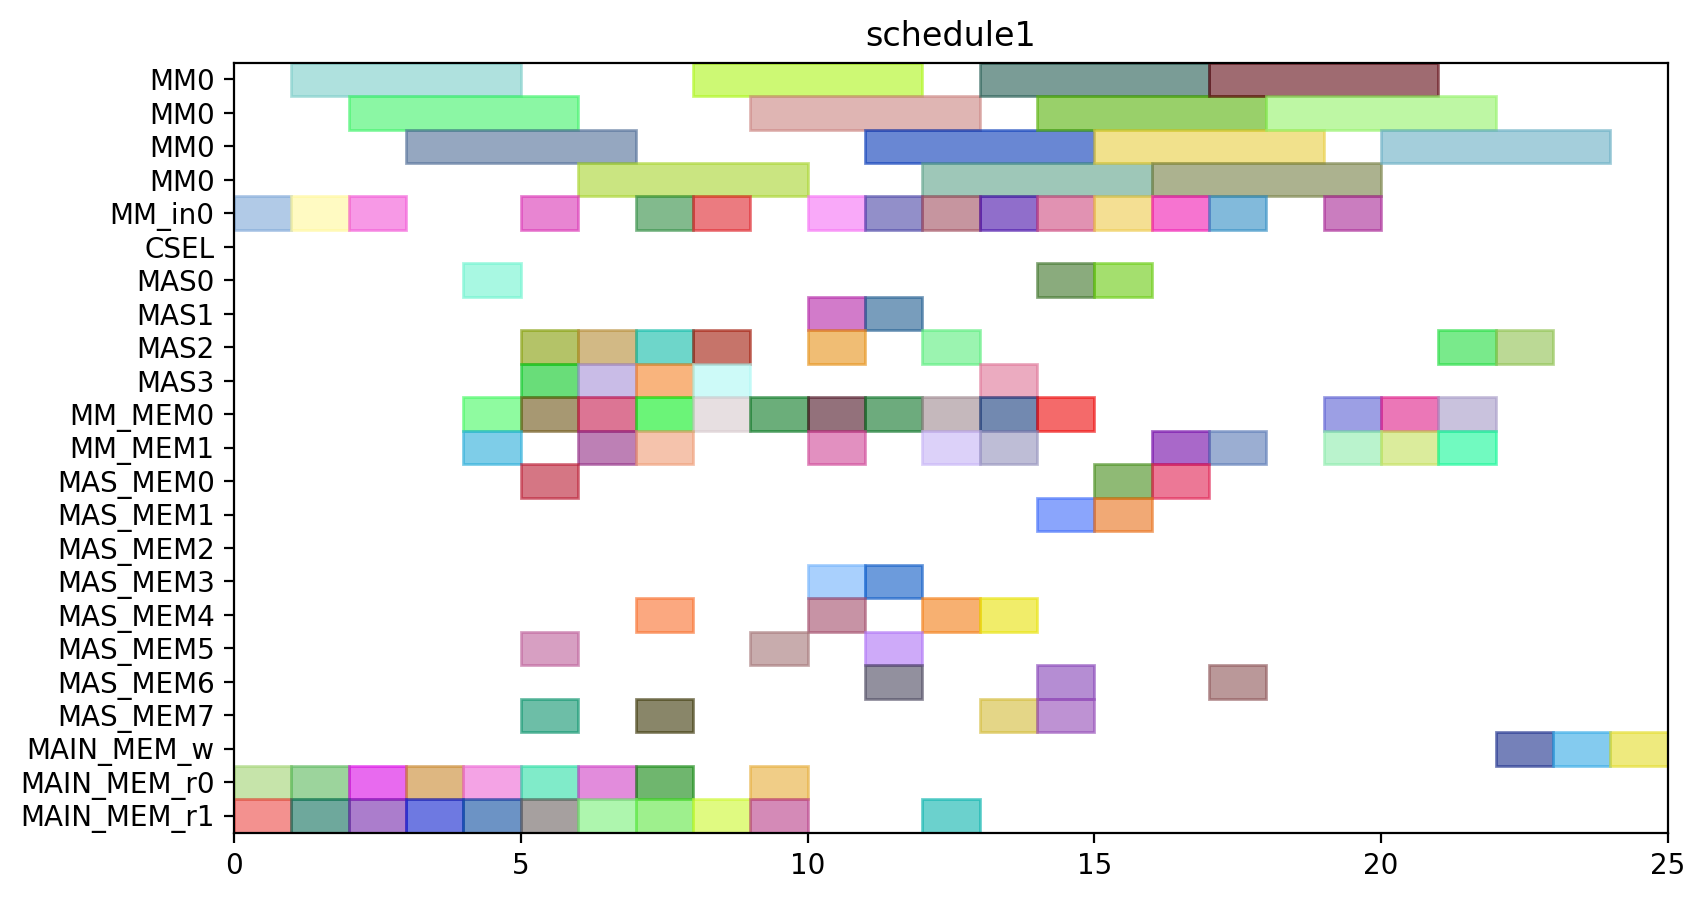

This chart was generated by the following Python code:
from pyschedule import Scenario, solvers, plotters, alt


def solve():
	horizon = 140
	S = Scenario("schedule1", horizon=horizon)

	# resource
	MM = S.Resources('MM', num=1, size=4)
	MM_in = S.Resources('MM_in', num=1)
	CSEL = S.Resource('CSEL')
	MAS = S.Resources('MAS', num=4, size=1, periods=range(1, horizon))
	MM_MEM = S.Resources('MM_MEM', num=2)
	MAS_MEM = S.Resources('MAS_MEM', num=8)
	MAIN_MEM_w = S.Resource('MAIN_MEM_w', size=1)
	MAIN_MEM_r = S.Resources('MAIN_MEM_r', num=2)

	# result of previous scheduling
	t0_in = S.Task('t0_in', length=1, delay_cost=1)
	S += t0_in >= 0
	t0_in += MM_in[0]

	t0_mem0 = S.Task('t0_mem0', length=1, delay_cost=1)
	S += t0_mem0 >= 0
	t0_mem0 += MAIN_MEM_r[0]

	t0_mem1 = S.Task('t0_mem1', length=1, delay_cost=1)
	S += t0_mem1 >= 0
	t0_mem1 += MAIN_MEM_r[1]

	t0 = S.Task('t0', length=4, delay_cost=1)
	S += t0 >= 1
	t0 += MM[0]

	t2_in = S.Task('t2_in', length=1, delay_cost=1)
	S += t2_in >= 1
	t2_in += MM_in[0]

	t2_mem0 = S.Task('t2_mem0', length=1, delay_cost=1)
	S += t2_mem0 >= 1
	t2_mem0 += MAIN_MEM_r[0]

	t2_mem1 = S.Task('t2_mem1', length=1, delay_cost=1)
	S += t2_mem1 >= 1
	t2_mem1 += MAIN_MEM_r[1]

	t1_in = S.Task('t1_in', length=1, delay_cost=1)
	S += t1_in >= 2
	t1_in += MM_in[0]

	t1_mem0 = S.Task('t1_mem0', length=1, delay_cost=1)
	S += t1_mem0 >= 2
	t1_mem0 += MAIN_MEM_r[0]

	t1_mem1 = S.Task('t1_mem1', length=1, delay_cost=1)
	S += t1_mem1 >= 2
	t1_mem1 += MAIN_MEM_r[1]

	t2 = S.Task('t2', length=4, delay_cost=1)
	S += t2 >= 2
	t2 += MM[0]

	t1 = S.Task('t1', length=4, delay_cost=1)
	S += t1 >= 3
	t1 += MM[0]

	t3_mem0 = S.Task('t3_mem0', length=1, delay_cost=1)
	S += t3_mem0 >= 3
	t3_mem0 += MAIN_MEM_r[0]

	t3_mem1 = S.Task('t3_mem1', length=1, delay_cost=1)
	S += t3_mem1 >= 3
	t3_mem1 += MAIN_MEM_r[1]

	t18_mem0 = S.Task('t18_mem0', length=1, delay_cost=1)
	S += t18_mem0 >= 4
	t18_mem0 += MM_MEM[0]

	t18_mem1 = S.Task('t18_mem1', length=1, delay_cost=1)
	S += t18_mem1 >= 4
	t18_mem1 += MM_MEM[1]

	t3 = S.Task('t3', length=1, delay_cost=1)
	S += t3 >= 4
	t3 += MAS[0]

	t4_mem0 = S.Task('t4_mem0', length=1, delay_cost=1)
	S += t4_mem0 >= 4
	t4_mem0 += MAIN_MEM_r[0]

	t4_mem1 = S.Task('t4_mem1', length=1, delay_cost=1)
	S += t4_mem1 >= 4
	t4_mem1 += MAIN_MEM_r[1]

	t13_mem0 = S.Task('t13_mem0', length=1, delay_cost=1)
	S += t13_mem0 >= 5
	t13_mem0 += MAIN_MEM_r[0]

	t13_mem1 = S.Task('t13_mem1', length=1, delay_cost=1)
	S += t13_mem1 >= 5
	t13_mem1 += MAIN_MEM_r[1]

	t18 = S.Task('t18', length=1, delay_cost=1)
	S += t18 >= 5
	t18 += MAS[3]

	t19_mem0 = S.Task('t19_mem0', length=1, delay_cost=1)
	S += t19_mem0 >= 5
	t19_mem0 += MM_MEM[0]

	t19_mem1 = S.Task('t19_mem1', length=1, delay_cost=1)
	S += t19_mem1 >= 5
	t19_mem1 += MAS_MEM[7]

	t4 = S.Task('t4', length=1, delay_cost=1)
	S += t4 >= 5
	t4 += MAS[2]

	t5_in = S.Task('t5_in', length=1, delay_cost=1)
	S += t5_in >= 5
	t5_in += MM_in[0]

	t5_mem0 = S.Task('t5_mem0', length=1, delay_cost=1)
	S += t5_mem0 >= 5
	t5_mem0 += MAS_MEM[0]

	t5_mem1 = S.Task('t5_mem1', length=1, delay_cost=1)
	S += t5_mem1 >= 5
	t5_mem1 += MAS_MEM[5]

	t13 = S.Task('t13', length=1, delay_cost=1)
	S += t13 >= 6
	t13 += MAS[2]

	t14_mem0 = S.Task('t14_mem0', length=1, delay_cost=1)
	S += t14_mem0 >= 6
	t14_mem0 += MAIN_MEM_r[0]

	t14_mem1 = S.Task('t14_mem1', length=1, delay_cost=1)
	S += t14_mem1 >= 6
	t14_mem1 += MAIN_MEM_r[1]

	t19 = S.Task('t19', length=1, delay_cost=1)
	S += t19 >= 6
	t19 += MAS[3]

	t5 = S.Task('t5', length=4, delay_cost=1)
	S += t5 >= 6
	t5 += MM[0]

	t6_mem0 = S.Task('t6_mem0', length=1, delay_cost=1)
	S += t6_mem0 >= 6
	t6_mem0 += MM_MEM[0]

	t6_mem1 = S.Task('t6_mem1', length=1, delay_cost=1)
	S += t6_mem1 >= 6
	t6_mem1 += MM_MEM[1]

	t11_mem0 = S.Task('t11_mem0', length=1, delay_cost=1)
	S += t11_mem0 >= 7
	t11_mem0 += MM_MEM[0]

	t11_mem1 = S.Task('t11_mem1', length=1, delay_cost=1)
	S += t11_mem1 >= 7
	t11_mem1 += MM_MEM[1]

	t14 = S.Task('t14', length=1, delay_cost=1)
	S += t14 >= 7
	t14 += MAS[3]

	t15_in = S.Task('t15_in', length=1, delay_cost=1)
	S += t15_in >= 7
	t15_in += MM_in[0]

	t15_mem0 = S.Task('t15_mem0', length=1, delay_cost=1)
	S += t15_mem0 >= 7
	t15_mem0 += MAS_MEM[4]

	t15_mem1 = S.Task('t15_mem1', length=1, delay_cost=1)
	S += t15_mem1 >= 7
	t15_mem1 += MAS_MEM[7]

	t6 = S.Task('t6', length=1, delay_cost=1)
	S += t6 >= 7
	t6 += MAS[2]

	t8_mem0 = S.Task('t8_mem0', length=1, delay_cost=1)
	S += t8_mem0 >= 7
	t8_mem0 += MAIN_MEM_r[0]

	t8_mem1 = S.Task('t8_mem1', length=1, delay_cost=1)
	S += t8_mem1 >= 7
	t8_mem1 += MAIN_MEM_r[1]

	t11 = S.Task('t11', length=1, delay_cost=1)
	S += t11 >= 8
	t11 += MAS[3]

	t15 = S.Task('t15', length=4, delay_cost=1)
	S += t15 >= 8
	t15 += MM[0]

	t20_in = S.Task('t20_in', length=1, delay_cost=1)
	S += t20_in >= 8
	t20_in += MM_in[0]

	t20_mem0 = S.Task('t20_mem0', length=1, delay_cost=1)
	S += t20_mem0 >= 8
	t20_mem0 += MM_MEM[0]

	t20_mem1 = S.Task('t20_mem1', length=1, delay_cost=1)
	S += t20_mem1 >= 8
	t20_mem1 += MAIN_MEM_r[1]

	t8 = S.Task('t8', length=1, delay_cost=1)
	S += t8 >= 8
	t8 += MAS[2]

	t20 = S.Task('t20', length=4, delay_cost=1)
	S += t20 >= 9
	t20 += MM[0]

	t7_mem0 = S.Task('t7_mem0', length=1, delay_cost=1)
	S += t7_mem0 >= 9
	t7_mem0 += MM_MEM[0]

	t7_mem1 = S.Task('t7_mem1', length=1, delay_cost=1)
	S += t7_mem1 >= 9
	t7_mem1 += MAS_MEM[5]

	t9_mem0 = S.Task('t9_mem0', length=1, delay_cost=1)
	S += t9_mem0 >= 9
	t9_mem0 += MAIN_MEM_r[0]

	t9_mem1 = S.Task('t9_mem1', length=1, delay_cost=1)
	S += t9_mem1 >= 9
	t9_mem1 += MAIN_MEM_r[1]

	t10_in = S.Task('t10_in', length=1, delay_cost=1)
	S += t10_in >= 10
	t10_in += MM_in[0]

	t10_mem0 = S.Task('t10_mem0', length=1, delay_cost=1)
	S += t10_mem0 >= 10
	t10_mem0 += MAS_MEM[4]

	t10_mem1 = S.Task('t10_mem1', length=1, delay_cost=1)
	S += t10_mem1 >= 10
	t10_mem1 += MAS_MEM[3]

	t16_mem0 = S.Task('t16_mem0', length=1, delay_cost=1)
	S += t16_mem0 >= 10
	t16_mem0 += MM_MEM[0]

	t16_mem1 = S.Task('t16_mem1', length=1, delay_cost=1)
	S += t16_mem1 >= 10
	t16_mem1 += MM_MEM[1]

	t7 = S.Task('t7', length=1, delay_cost=1)
	S += t7 >= 10
	t7 += MAS[2]

	t9 = S.Task('t9', length=1, delay_cost=1)
	S += t9 >= 10
	t9 += MAS[1]

	t10 = S.Task('t10', length=4, delay_cost=1)
	S += t10 >= 11
	t10 += MM[0]

	t16 = S.Task('t16', length=1, delay_cost=1)
	S += t16 >= 11
	t16 += MAS[1]

	t17_mem0 = S.Task('t17_mem0', length=1, delay_cost=1)
	S += t17_mem0 >= 11
	t17_mem0 += MM_MEM[0]

	t17_mem1 = S.Task('t17_mem1', length=1, delay_cost=1)
	S += t17_mem1 >= 11
	t17_mem1 += MAS_MEM[3]

	t28_in = S.Task('t28_in', length=1, delay_cost=1)
	S += t28_in >= 11
	t28_in += MM_in[0]

	t28_mem0 = S.Task('t28_mem0', length=1, delay_cost=1)
	S += t28_mem0 >= 11
	t28_mem0 += MAS_MEM[6]

	t28_mem1 = S.Task('t28_mem1', length=1, delay_cost=1)
	S += t28_mem1 >= 11
	t28_mem1 += MAS_MEM[5]

	t17 = S.Task('t17', length=1, delay_cost=1)
	S += t17 >= 12
	t17 += MAS[2]

	t22_mem0 = S.Task('t22_mem0', length=1, delay_cost=1)
	S += t22_mem0 >= 12
	t22_mem0 += MM_MEM[0]

	t22_mem1 = S.Task('t22_mem1', length=1, delay_cost=1)
	S += t22_mem1 >= 12
	t22_mem1 += MM_MEM[1]

	t23_in = S.Task('t23_in', length=1, delay_cost=1)
	S += t23_in >= 12
	t23_in += MM_in[0]

	t23_mem0 = S.Task('t23_mem0', length=1, delay_cost=1)
	S += t23_mem0 >= 12
	t23_mem0 += MAS_MEM[4]

	t23_mem1 = S.Task('t23_mem1', length=1, delay_cost=1)
	S += t23_mem1 >= 12
	t23_mem1 += MAIN_MEM_r[1]

	t28 = S.Task('t28', length=4, delay_cost=1)
	S += t28 >= 12
	t28 += MM[0]

	t21_mem0 = S.Task('t21_mem0', length=1, delay_cost=1)
	S += t21_mem0 >= 13
	t21_mem0 += MM_MEM[0]

	t21_mem1 = S.Task('t21_mem1', length=1, delay_cost=1)
	S += t21_mem1 >= 13
	t21_mem1 += MM_MEM[1]

	t22 = S.Task('t22', length=1, delay_cost=1)
	S += t22 >= 13
	t22 += MAS[3]

	t23 = S.Task('t23', length=4, delay_cost=1)
	S += t23 >= 13
	t23 += MM[0]

	t25_in = S.Task('t25_in', length=1, delay_cost=1)
	S += t25_in >= 13
	t25_in += MM_in[0]

	t25_mem0 = S.Task('t25_mem0', length=1, delay_cost=1)
	S += t25_mem0 >= 13
	t25_mem0 += MAS_MEM[4]

	t25_mem1 = S.Task('t25_mem1', length=1, delay_cost=1)
	S += t25_mem1 >= 13
	t25_mem1 += MAS_MEM[7]

	t12_mem0 = S.Task('t12_mem0', length=1, delay_cost=1)
	S += t12_mem0 >= 14
	t12_mem0 += MM_MEM[0]

	t12_mem1 = S.Task('t12_mem1', length=1, delay_cost=1)
	S += t12_mem1 >= 14
	t12_mem1 += MAS_MEM[7]

	t21 = S.Task('t21', length=1, delay_cost=1)
	S += t21 >= 14
	t21 += MAS[0]

	t25 = S.Task('t25', length=4, delay_cost=1)
	S += t25 >= 14
	t25 += MM[0]

	t27_in = S.Task('t27_in', length=1, delay_cost=1)
	S += t27_in >= 14
	t27_in += MM_in[0]

	t27_mem0 = S.Task('t27_mem0', length=1, delay_cost=1)
	S += t27_mem0 >= 14
	t27_mem0 += MAS_MEM[6]

	t27_mem1 = S.Task('t27_mem1', length=1, delay_cost=1)
	S += t27_mem1 >= 14
	t27_mem1 += MAS_MEM[1]

	t12 = S.Task('t12', length=1, delay_cost=1)
	S += t12 >= 15
	t12 += MAS[0]

	t27 = S.Task('t27', length=4, delay_cost=1)
	S += t27 >= 15
	t27 += MM[0]

	t29_in = S.Task('t29_in', length=1, delay_cost=1)
	S += t29_in >= 15
	t29_in += MM_in[0]

	t29_mem0 = S.Task('t29_mem0', length=1, delay_cost=1)
	S += t29_mem0 >= 15
	t29_mem0 += MAS_MEM[0]

	t29_mem1 = S.Task('t29_mem1', length=1, delay_cost=1)
	S += t29_mem1 >= 15
	t29_mem1 += MAS_MEM[1]

	t29 = S.Task('t29', length=4, delay_cost=1)
	S += t29 >= 16
	t29 += MM[0]


	# new tasks
	t24 = S.Task('t24', length=4, delay_cost=1)
	t24 += alt(MM)
	t24_in = S.Task('t24_in', length=1, delay_cost=1)
	t24_in += alt(MM_in)
	S += t24_in*MM_in[0]<=t24*MM[0]
	t24_mem0 = S.Task('t24_mem0', length=1, delay_cost=1)
	t24_mem0 += MAS_MEM[0]
	S += 15 < t24_mem0
	S += t24_mem0 <= t24

	t24_mem1 = S.Task('t24_mem1', length=1, delay_cost=1)
	t24_mem1 += MM_MEM[1]
	S += 16 < t24_mem1
	S += t24_mem1 <= t24

	t26 = S.Task('t26', length=4, delay_cost=1)
	t26 += alt(MM)
	t26_in = S.Task('t26_in', length=1, delay_cost=1)
	t26_in += alt(MM_in)
	S += t26_in*MM_in[0]<=t26*MM[0]
	t26_mem0 = S.Task('t26_mem0', length=1, delay_cost=1)
	t26_mem0 += MAS_MEM[6]
	S += 6 < t26_mem0
	S += t26_mem0 <= t26

	t26_mem1 = S.Task('t26_mem1', length=1, delay_cost=1)
	t26_mem1 += MM_MEM[1]
	S += 16 < t26_mem1
	S += t26_mem1 <= t26

	PZ_new = S.Task('PZ_new', length=4, delay_cost=1)
	PZ_new += alt(MM)
	PZ_new_in = S.Task('PZ_new_in', length=1, delay_cost=1)
	PZ_new_in += alt(MM_in)
	S += PZ_new_in*MM_in[0]<=PZ_new*MM[0]
	S += 0<PZ_new

	PZ_new_w = S.Task('PZ_new_w', length=1, delay_cost=1)
	PZ_new_w += alt(MAIN_MEM_w)
	S += PZ_new <= PZ_new_w

	PZ_new_mem0 = S.Task('PZ_new_mem0', length=1, delay_cost=1)
	PZ_new_mem0 += MM_MEM[0]
	S += 19 < PZ_new_mem0
	S += PZ_new_mem0 <= PZ_new

	PZ_new_mem1 = S.Task('PZ_new_mem1', length=1, delay_cost=1)
	PZ_new_mem1 += MM_MEM[1]
	S += 15 < PZ_new_mem1
	S += PZ_new_mem1 <= PZ_new

	PX_new = S.Task('PX_new', length=1, delay_cost=1)
	PX_new += alt(MAS)
	S += 0<PX_new

	PX_new_w = S.Task('PX_new_w', length=1, delay_cost=1)
	PX_new_w += alt(MAIN_MEM_w)
	S += PX_new <= PX_new_w

	PX_new_mem0 = S.Task('PX_new_mem0', length=1, delay_cost=1)
	PX_new_mem0 += MM_MEM[0]
	S += 17 < PX_new_mem0
	S += PX_new_mem0 <= PX_new

	PX_new_mem1 = S.Task('PX_new_mem1', length=1, delay_cost=1)
	PX_new_mem1 += alt(MM_MEM)
	S += (t24*MM[0])-1 < PX_new_mem1*MM_MEM[1]
	S += PX_new_mem1 <= PX_new

	PY_new = S.Task('PY_new', length=1, delay_cost=1)
	PY_new += alt(MAS)
	S += 0<PY_new

	PY_new_w = S.Task('PY_new_w', length=1, delay_cost=1)
	PY_new_w += alt(MAIN_MEM_w)
	S += PY_new <= PY_new_w

	PY_new_mem0 = S.Task('PY_new_mem0', length=1, delay_cost=1)
	PY_new_mem0 += MM_MEM[0]
	S += 18 < PY_new_mem0
	S += PY_new_mem0 <= PY_new

	PY_new_mem1 = S.Task('PY_new_mem1', length=1, delay_cost=1)
	PY_new_mem1 += alt(MM_MEM)
	S += (t26*MM[0])-1 < PY_new_mem1*MM_MEM[1]
	S += PY_new_mem1 <= PY_new

	solvers.mip.solve(S,msg=1,kind='CPLEX',ratio_gap=1.01)

	solution = [['hoge']*len(S.solution()[1]) for i in range(len(S.solution()))]
	for i in range(len(S.solution())):
		for j in range(len(S.solution()[i])):
			solution[i][j]=str(S.solution()[i][j])
	print(solution)

	cycles = int(solution[-1][3])

	pic_file_name = "/home/mfukuda/ABE/multiRAM_multiMAS_16mux/scheduling_result/stage4MM1_stage1MAS4/EP_ADD_A_0/schedule1.png"
	if(S.solution() != []):
		plotters.matplotlib.plot(S,img_filename=pic_file_name, show_task_labels=False, fig_size=(cycles*0.25+3, 5))

	return solution
